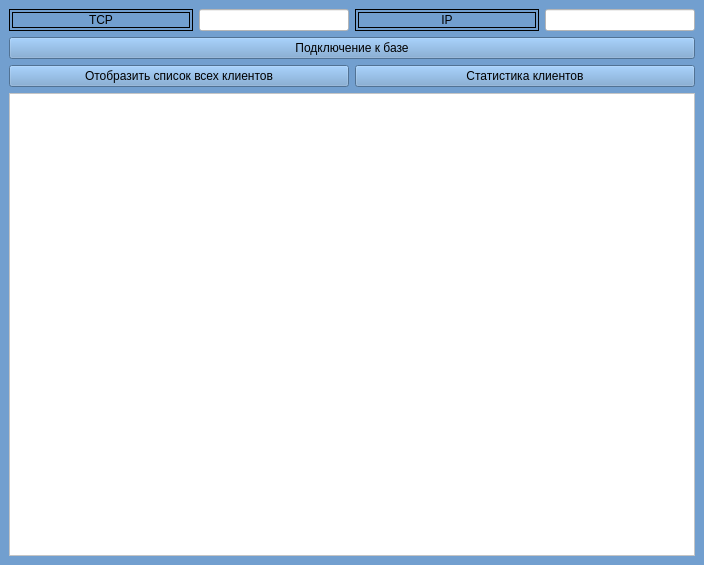
<?xml version="1.0" encoding="UTF-8"?>
<ui version="4.0">
 <class>MainWindow</class>
 <widget class="QMainWindow" name="MainWindow">
  <property name="geometry">
   <rect>
    <x>0</x>
    <y>0</y>
    <width>704</width>
    <height>565</height>
   </rect>
  </property>
  <property name="windowTitle">
   <string>MainWindow</string>
  </property>
  <property name="styleSheet">
   <string notr="true">background-color : rgb(114, 159, 207)</string>
  </property>
  <widget class="QWidget" name="centralwidget">
   <property name="styleSheet">
    <string notr="true"/>
   </property>
   <layout class="QGridLayout" name="gridLayout">
    <item row="0" column="0">
     <layout class="QHBoxLayout" name="horizontalLayout_2">
      <item>
       <widget class="QLabel" name="label_2">
        <property name="styleSheet">
         <string notr="true">border: 4px double black;</string>
        </property>
        <property name="text">
         <string>TCP</string>
        </property>
        <property name="scaledContents">
         <bool>false</bool>
        </property>
        <property name="alignment">
         <set>Qt::AlignCenter</set>
        </property>
        <property name="wordWrap">
         <bool>false</bool>
        </property>
       </widget>
      </item>
      <item>
       <widget class="QLineEdit" name="lineEdit_3">
        <property name="maximumSize">
         <size>
          <width>150</width>
          <height>16777215</height>
         </size>
        </property>
        <property name="autoFillBackground">
         <bool>false</bool>
        </property>
        <property name="styleSheet">
         <string notr="true">background-color: white</string>
        </property>
        <property name="text">
         <string/>
        </property>
       </widget>
      </item>
     </layout>
    </item>
    <item row="0" column="1">
     <layout class="QHBoxLayout" name="horizontalLayout">
      <item>
       <widget class="QLabel" name="label">
        <property name="styleSheet">
         <string notr="true">border: 4px double black;</string>
        </property>
        <property name="text">
         <string>IP</string>
        </property>
        <property name="alignment">
         <set>Qt::AlignCenter</set>
        </property>
       </widget>
      </item>
      <item>
       <widget class="QLineEdit" name="lineEdit">
        <property name="maximumSize">
         <size>
          <width>150</width>
          <height>16777215</height>
         </size>
        </property>
        <property name="autoFillBackground">
         <bool>false</bool>
        </property>
        <property name="styleSheet">
         <string notr="true">background-color: white</string>
        </property>
        <property name="text">
         <string/>
        </property>
       </widget>
      </item>
     </layout>
    </item>
    <item row="1" column="0" colspan="2">
     <layout class="QVBoxLayout" name="verticalLayout_5">
      <item>
       <widget class="QPushButton" name="pushButton_4">
        <property name="text">
         <string>Подключение к базе</string>
        </property>
       </widget>
      </item>
     </layout>
    </item>
    <item row="2" column="0">
     <layout class="QVBoxLayout" name="verticalLayout">
      <item>
       <widget class="QPushButton" name="pushButton">
        <property name="text">
         <string>Отобразить список всех клиентов</string>
        </property>
       </widget>
      </item>
     </layout>
    </item>
    <item row="2" column="1">
     <layout class="QVBoxLayout" name="verticalLayout_3">
      <item>
       <widget class="QPushButton" name="pushButton_2">
        <property name="text">
         <string>Статистика клиентов</string>
        </property>
       </widget>
      </item>
     </layout>
    </item>
    <item row="3" column="0" colspan="2">
     <layout class="QVBoxLayout" name="verticalLayout_4">
      <item>
       <widget class="QTextBrowser" name="textBrowser">
        <property name="styleSheet">
         <string notr="true">background-color: white</string>
        </property>
       </widget>
      </item>
     </layout>
    </item>
   </layout>
  </widget>
 </widget>
 <resources/>
 <connections/>
</ui>
